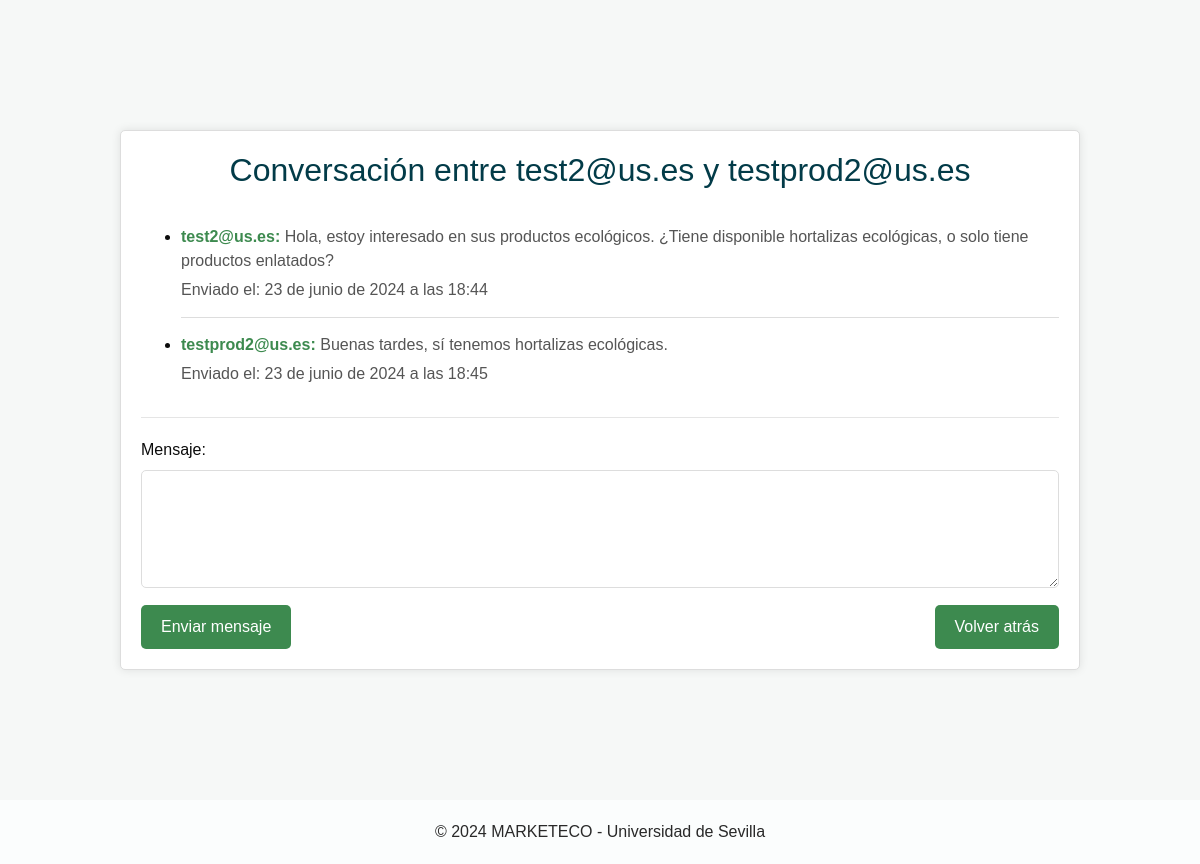
/mensajes/ver_conversacion/1/ (signed in), run on the app's committed database.
### Apps/Mensajes/models.py (models this page shows, shortened)
class Conversacion(models.Model):
    participante1 = models.ForeignKey(Consumidor, related_name='conversaciones_participante1', on_delete=models.CASCADE)
    participante2 = models.ForeignKey(Consumidor, related_name='conversaciones_participante2', on_delete=models.CASCADE)
    ultimo_mensaje = models.TextField(blank=True, null=True)
    fecha_ultimo_mensaje = models.DateTimeField(blank=True, null=True)

class Mensaje(models.Model):
    conversacion = models.ForeignKey(Conversacion, related_name='mensajes', on_delete=models.CASCADE)
    emisor = models.ForeignKey(Consumidor, related_name='mensajes_enviados', on_delete=models.CASCADE)
    contenido = models.TextField()
    fecha_envio = models.DateTimeField(auto_now_add=True)

### Apps/Usuarios/models.py (models this page shows)
class Consumidor(AbstractUser):
    username = models.CharField('Username', blank=True, max_length=50)
    email = models.EmailField('Correo electrónico', unique=True, max_length=100)
    nombre = models.CharField('Nombre', max_length=254, blank=True, null=True)
    apellidos = models.CharField('Apellidos', max_length=254, blank=True, null=True)
    direccion = models.CharField('Direccion', max_length=255, blank=True, null=True)
    telefono = models.CharField('Teléfono', max_length=20, blank=True, null=True)
    fecha_alta = models.DateTimeField('Fecha de Alta', auto_now_add=True)
    photo = models.ImageField('Imagen de Perfil', upload_to='Usuarios/perfiles/', blank=True, null=True)
    photo_url = models.URLField('URL de Imagen de Perfil', blank=True, null=True)
    is_productor = models.BooleanField(default=False)
    is_active = models.BooleanField(default=True)
    is_staff = models.BooleanField(default=False)
    is_superuser = models.BooleanField(default=False)
    USERNAME_FIELD = 'email'
    REQUIRED_FIELDS = []
    objects = CustomUserManager()
    class Meta:
        verbose_name_plural = "Consumidores"

### Apps/Mensajes/views.py (the view)
# urls.py: path('mensajes/ver_conversacion/<int:conversacion_id>/', mensajes_views.ver_conversacion, name='ver_conversacion'),
@login_required
def ver_conversacion(request, conversacion_id):
    conversacion = get_object_or_404(Conversacion, id=conversacion_id)
    mensajes = conversacion.mensajes.order_by('fecha_envio')
    return render(request, 'ver_conversacion.html', {'conversacion': conversacion, 'mensajes': mensajes})

### Apps/Mensajes/templates/ver_conversacion.html (shortened to what this page needs)
<!DOCTYPE html>
<html lang="en">
<head>
    <link rel="stylesheet" type="text/css" href="https://cdnjs.cloudflare.com/ajax/libs/OwlCarousel2/2.1.3/assets/owl.carousel.min.css" />
    <link rel="stylesheet" type="text/css" href="/../static/css/bootstrap.css"/>
    <link href="/../static/css/style.css" rel="stylesheet" />
    <link href="/../static/css/responsive.css" rel="stylesheet" />
</head>
<body>
    <div class="container_conversacion">
        <div class="conversacion_form">
            <h2>Conversación entre {{ conversacion.participante1.username }} y {{ conversacion.participante2.username }}</h2>
            <ul>
                {% for mensaje in mensajes %}
                <li class="mensaje_item">
                    <p><strong>{{ mensaje.emisor.username }}:</strong> {{ mensaje.contenido }}</p>
                    <p>Enviado el: {{ mensaje.fecha_envio }}</p>
                </li>
                {% empty %}
                <li class="no_mensajes">No hay mensajes en esta conversación.</li>
                {% endfor %}
            </ul>
            <hr>
            <form class="formulario_mensaje" action="{% url 'enviar_mensaje' conversacion.id %}" method="post">
                <label for="contenido">Mensaje:</label><br>
                <textarea id="contenido" name="contenido" rows="4" cols="50"></textarea><br>
                <div class="botones_contenedor">
                    <input type="submit" value="Enviar mensaje">
                    <a href="javascript:history.back()" class="boton_volver">Volver atrás</a>
                </div>
            </form>
        </div>
    </div>
    <section class="container-fluid footer_section">
        <p>
        &copy; 2024 MARKETECO - Universidad de Sevilla </a>
        </p>
    </section>
</body>
</html>

### static/css/style.css (style rules this page uses)
body { font-family: "Poppins", sans-serif; color: #0c0c0c; background-color: #ffffff; }
a, a:hover, a:focus { text-decoration: none; }
.footer_section { background-color: #fbfdfd; padding: 20px; font-weight: 500; }
.footer_section p { color: #292929; margin: 0; text-align: center; }

### Apps/Mensajes/templates/ver_conversacion.html (style rules this page uses)
body, html { height: 100%; margin: 0; font-family: Arial, sans-serif; justify-content: center; align-items: center; }
.container_conversacion { background-color: #f6f8f7; min-height: 100vh; display: flex; flex-direction: column; justify-content: center; align-items: center; }
.conversacion_form { width: 80%; padding: 20px; margin: 20px; border: 1px solid #ddd; border-radius: 5px; background-color: #ffffff; box-shadow: 0 0 10px rgba(0,0,0,0.1); }
.conversacion_form h2 { text-align: center; margin-bottom: 20px; color: #023b48; }
.mensaje_item { border-bottom: 1px solid #ddd; padding: 10px 0; }
.mensaje_item p { margin: 5px 0; color: #555; }
.mensaje_item strong { color: #3d8a4f; }
.mensaje_item:last-child { border-bottom: none; }
.formulario_mensaje { margin-top: 20px; }
.formulario_mensaje textarea { width: 100%; padding: 10px; border: 1px solid #ddd; border-radius: 5px; box-sizing: border-box; margin-bottom: 10px; }
.botones_contenedor { display: flex; justify-content: space-between; }
.formulario_mensaje input[type="submit"], .boton_volver { background-color: #3d8a4f; color: #ffffff; border: none; padding: 10px 20px; border-radius: 5px; cursor: pointer; transition: background-color 0.3s ease; }

### data on the page
Conversacion: participante1.username "test2@us.es", participante2.username "testprod2@us.es"
Mensaje: emisor.username "test2@us.es", contenido "Hola, estoy interesado en sus productos ecológicos. ¿Tiene disponible hortalizas ecológicas, o solo tiene productos enlatados?", fecha_envio "23 de junio de 2024 a las 18:44"
Mensaje: emisor.username "testprod2@us.es", contenido "Buenas tardes, sí tenemos hortalizas ecológicas.", fecha_envio "23 de junio de 2024 a las 18:45"
